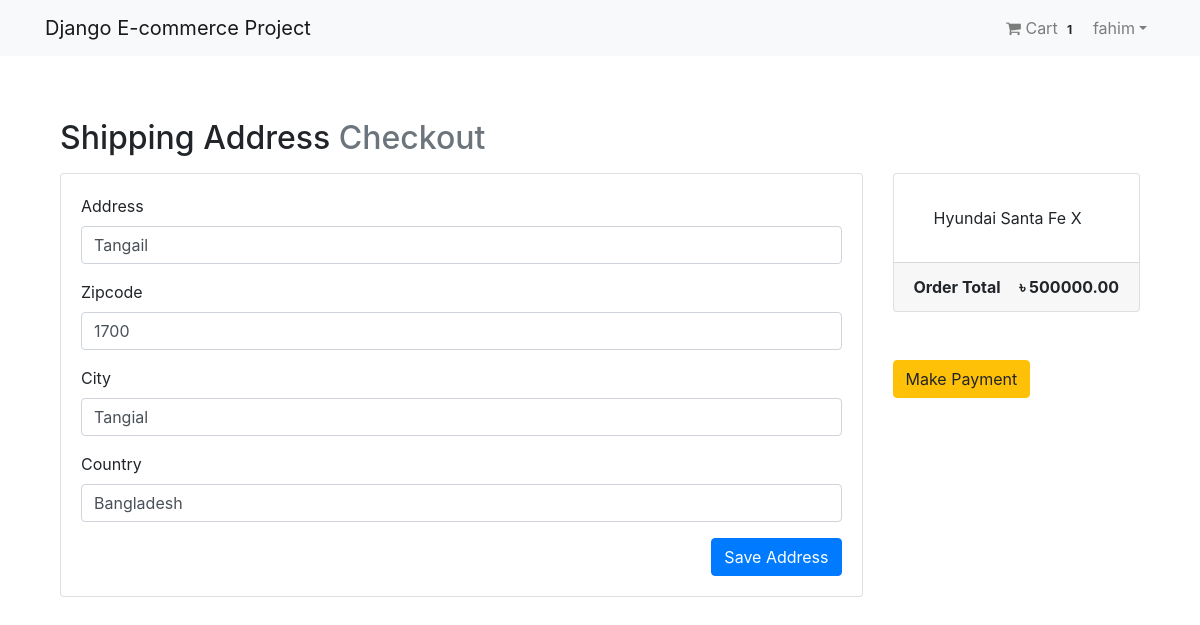
/payment/checkout/ (signed in), run on the app's committed database.
### App_Order/models.py (models this page shows)
class Order(models.Model):
    orderitems = models.ManyToManyField(Cart)
    user = models.ForeignKey(User,on_delete=models.CASCADE)
    ordered = models.BooleanField(default=False)
    created = models.DateTimeField(auto_now_add=True)
    paymentId = models.CharField(max_length=264,blank=True,null=True)
    orderedId = models.CharField(max_length=200,blank=True,null=True)
    def get_totals(self):
        total = 0
        for order_item in self.orderitems.all():
            total += float(order_item.get_total())
        return total

class Cart(models.Model):
    user = models.ForeignKey(User,on_delete=models.CASCADE,related_name="cart")
    item = models.ForeignKey(Product,on_delete=models.CASCADE)
    quantity = models.IntegerField(default=1)
    purchased = models.BooleanField(default=False)
    created = models.DateTimeField(auto_now_add=True)
    updated = models.DateTimeField(auto_now = True)
    def __str__(self):
        return f'{self.quantity} X {self.item}'
    def get_total(self):
        total = self.item.price * self.quantity
        float_total = format(total,'0.2f')
        return float_total

### App_Payment/models.py (models this page shows)
class BillingAddress(models.Model):
    user = models.ForeignKey(User,on_delete=models.CASCADE)
    address = models.CharField(max_length=264,blank=True)
    zipcode = models.CharField(max_length=10,blank=True)
    city = models.CharField(max_length=30,blank=True)
    country = models.CharField(max_length=20,blank=True)
    def __str__(self):
        return f'{self.user.username} Address'
    def is_fully_filled(self):
        field_name = [f.name for f in self._meta.get_fields()]
        for field_name in field_name:
            value = getattr(self,field_name)
            if value is None or value=='':
                return False
        return True
    class Meta:
        verbose_name_plural = "Billing Address"

### App_Shop/models.py (models this page shows)
class Product(models.Model):
    mainimage = models.ImageField(upload_to='Products')
    name = models.CharField(max_length=264)
    category = models.ForeignKey(Category,on_delete=models.CASCADE,related_name='category')
    preview_text = models.TextField(max_length=200,verbose_name='Preview Text')
    detail_text = models.TextField(max_length=1000,verbose_name='Description')
    price = models.FloatField()
    old_price = models.FloatField(default=0.00)
    created = models.DateTimeField(auto_now_add=True)
    def __str__(self):
        return self.name
    class Meta:
        ordering = ['-created',]

### App_Payment/views.py (the view)
# urls.py: path('checkout/',views.Checkout,name="checkout"),
@login_required
def Checkout(request):
    saved_address = BillingAddress.objects.get_or_create(user=request.user)
    print(saved_address)
    saved_address = saved_address[0]
    print(saved_address)
    form = BillingForm(instance=saved_address)
    if request.method == "POST":
        form = BillingForm(request.POST,instance=saved_address)
        if form.is_valid():
            form.save()
            form = BillingForm(instance=saved_address)
            messages.success(request,f"Shipping Address Saved!")
    order_qs = Order.objects.filter(user=request.user,ordered=False)
    order_items = order_qs[0].orderitems.all()
    print(order_items[0])
    order_total = order_qs[0].get_totals()
    return render(request,'App_Payment/checkout.html',context={"form":form,"order_items":order_items,"order_total":order_total,"saved_address":saved_address})

### App_Payment/forms.py
class BillingForm(forms.ModelForm):
    class Meta:
        model = BillingAddress
        fields = ['address','zipcode','city','country']

### App_Order/templatetags/cart_tag.py (called while the page is built)
@register.filter
def cart_total(user):
    order = Order.objects.filter(user=user,ordered=False)
    if order.exists():
        return order[0].orderitems.count()
    else:
        return 0

### templates/App_Payment/checkout.html (shortened to what this page needs)
{% extends 'base.html' %}
{% load crispy_forms_tags %}
{% block body_block %}
<div class="container mt-5">
  <h2 class="mb-3">
    Shipping Address <span class="text-muted">Checkout</span>
  </h2>
  <div class="row">
    <div class="col-md-9">
      <div class="card mb-5" style="height: auto">
        <div class="card-body">
          <form method="POST">
            {{form|crispy}}
            <button type="submit" name="button" class="btn btn-primary float-right">Save Address</button>
          </form>
        </div>
      </div>
    </div>
    <div class="col-md-3">
      <div class="card" style="height:auto">
        <div class="card-body">
          <ul class="list-group list-group-flush">
            {% for order_item in order_items %}
            <li class="list-group-item">{{order_item.item.name}} X {{order_item.quentity}}</li>
            {%  endfor %}
          </ul>
        </div>
        <div class="card-footer">
          <span class="float-left"><b>Order Total</b></span>
          <span class="float-right"><b> &#2547; {{order_total|floatformat:2}}</b></span>
        </div>
      </div>
      <br><br>
      {% if saved_address.is_fully_filled %}
      <a href="{% url 'App_Payment:payment' %}" class="btn btn-warning btn-md">Make Payment</a>
      {% else %}
      <div class="alert alert-info">
        <p>Please fill up all the information to make payment.</p>
      </div>
      {% endif %}
    </div>
  </div>
</div>
{% endblock %}

### templates/navbar.html (shortened to what this page needs)
{% load cart_tag %}
<nav class="navbar navbar-expand-lg navbar-light bg-light">
  <div class="container">
    <a class="navbar-brand" href="{% url 'App_Shop:home' %}" >Django E-commerce Project</a>
    <div class="collapse navbar-collapse" id="navbarNav">
      <ul class="navbar-nav ml-auto">
        {% if request.user.is_authenticated %}
        <li class="nav-item">
          <a href="{% url 'App_Order:cart' %}" class="nav-link">    <i class="fa fa-shopping-cart"></i> Cart
            <span class="badge badge-light">{{request.user | cart_total }}</span>
          </a>
        </li>
        <li class="nav-item dropdown">
          <a class="nav-link dropdown-toggle" href="#" id="navbarDropdown" role="button" data-toggle="dropdown" aria-haspopup="true" aria-expanded="false">
            {{request.user.username}}</a>
        </li>
        {% else %}
        <li class="nav-item">
          <a href="{% url 'App_Login:login' %}" class="btn btn-primary">Login</a>
        </li>
        {% endif %}
      </ul>
    </div>
  </div>
</nav>

### templates/base.html (style rules this page uses)
.card { height : 350px; }

### data on the page
BillingAddress: address "Tangail", zipcode "1700", city "Tangial", country "Bangladesh"
Cart: item.name "Hyundai Santa Fe"

### other printed values
{{ request.user | cart_total }} "1"
{{ request.user.username }} "fahim"
{{ order_total|floatformat:2 }} "500000.00"
